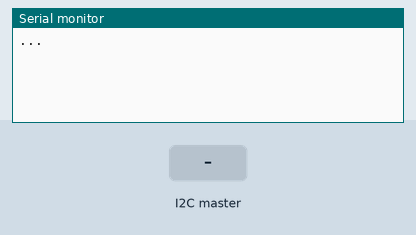
The sketch below on a simulated Arduino Uno, built with avr-gcc and run on an emulated ATmega328P. On the bench: the last lines printed to the serial monitor. The inputs (shaded band) are chosen by the test bench.

Above: at 1.2 s.
1.3 s: the I2C master sends the byte 1
At 1.9 s:
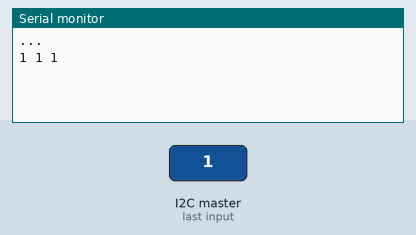
2.8 s: the I2C master sends the byte 90
At 4.0 s:
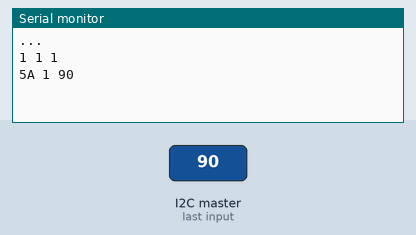
4.3 s: the I2C master sends the byte 200
At 5.4 s:
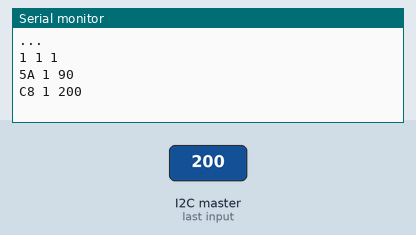

The sketch:

atmega328-i2c-test-slave-serial.ino
```cpp
#include <Wire.h>

#define SERIAL_SPEED 57600
#define I2C_ADDR 0x0a

void setup() {
  Serial.begin(SERIAL_SPEED);
  Serial.println("...");

  Wire.begin(I2C_ADDR);
  Wire.onReceive(receiveEvent);
  Wire.onRequest(requestEvent);
}

void loop() {
  delay(100);
}

uint16_t x = 0;
uint16_t cnt = 0;

void receiveEvent(int howMany) {
  cnt++;
  int chars = 0;
  x = 0;
  while (Wire.available() > 0) {
    uint8_t c = Wire.read();
    x = (x << 8) | c;
    Serial.print(c, HEX);
    Serial.print(' ');
    chars++;
  }
  Serial.print(chars);
  Serial.print(' ');
  Serial.print(x);

  //if (cnt % 3 == 0)
    Serial.println();
  //else
  //  Serial.print(' ');
}

void requestEvent() {
  Serial.print("<< ");
  Serial.println(x);
  Wire.write(x);
}
```

Measured:
- after the input at 1.3 s, the serial monitor: prints a new line at once (image 1)
- after the input at 2.8 s, the serial monitor: prints a new line at once (image 2)
- after the input at 4.3 s, the serial monitor: prints a new line at once (image 3)
